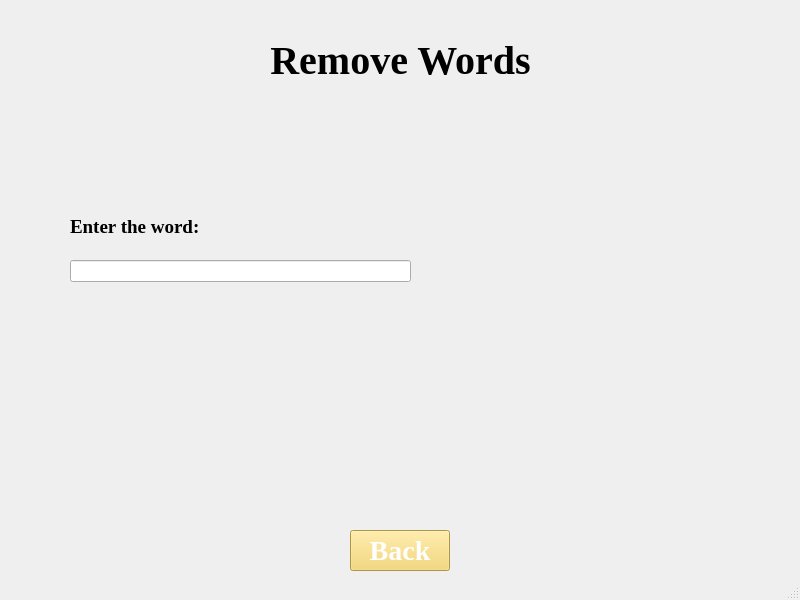
<?xml version="1.0" encoding="UTF-8"?>
<ui version="4.0">
 <class>removeWord</class>
 <widget class="QMainWindow" name="removeWord">
  <property name="geometry">
   <rect>
    <x>0</x>
    <y>0</y>
    <width>800</width>
    <height>600</height>
   </rect>
  </property>
  <property name="windowTitle">
   <string>Remove Words</string>
  </property>
  <widget class="QWidget" name="centralwidget">
   <widget class="QLabel" name="label">
    <property name="geometry">
     <rect>
      <x>0</x>
      <y>40</y>
      <width>801</width>
      <height>41</height>
     </rect>
    </property>
    <property name="font">
     <font>
      <family>Times New Roman</family>
      <pointsize>30</pointsize>
      <bold>true</bold>
     </font>
    </property>
    <property name="text">
     <string>Remove Words</string>
    </property>
    <property name="alignment">
     <set>Qt::AlignCenter</set>
    </property>
    <property name="wordWrap">
     <bool>false</bool>
    </property>
   </widget>
   <widget class="QLabel" name="label_3">
    <property name="geometry">
     <rect>
      <x>400</x>
      <y>130</y>
      <width>311</width>
      <height>341</height>
     </rect>
    </property>
    <property name="font">
     <font>
      <family>Times New Roman</family>
     </font>
    </property>
    <property name="text">
     <string/>
    </property>
    <property name="pixmap">
     <pixmap resource="resources.qrc">:/resources/dictionary-removebg-preview.png</pixmap>
    </property>
   </widget>
   <widget class="QPushButton" name="backButton">
    <property name="geometry">
     <rect>
      <x>350</x>
      <y>530</y>
      <width>100</width>
      <height>41</height>
     </rect>
    </property>
    <property name="font">
     <font>
      <family>Times New Roman</family>
      <pointsize>21</pointsize>
      <bold>true</bold>
     </font>
    </property>
    <property name="styleSheet">
     <string notr="true">background-color: #f4d35e; color: white;</string>
    </property>
    <property name="text">
     <string>Back</string>
    </property>
   </widget>
   <widget class="QWidget" name="layoutWidget">
    <property name="geometry">
     <rect>
      <x>70</x>
      <y>200</y>
      <width>341</width>
      <height>141</height>
     </rect>
    </property>
    <property name="font">
     <font>
      <family>Times New Roman</family>
     </font>
    </property>
    <layout class="QVBoxLayout" name="verticalLayout">
     <item>
      <widget class="QLabel" name="label_2">
       <property name="font">
        <font>
         <family>Times New Roman</family>
         <pointsize>14</pointsize>
         <bold>true</bold>
        </font>
       </property>
       <property name="text">
        <string>Enter the word:</string>
       </property>
       <property name="alignment">
        <set>Qt::AlignLeading|Qt::AlignLeft|Qt::AlignVCenter</set>
       </property>
       <property name="wordWrap">
        <bool>false</bool>
       </property>
      </widget>
     </item>
     <item>
      <widget class="QLineEdit" name="wordEdit">
       <property name="font">
        <font>
         <family>Times New Roman</family>
        </font>
       </property>
      </widget>
     </item>
     <item>
      <widget class="QLabel" name="resultLabel">
       <property name="font">
        <font>
         <family>Times New Roman</family>
         <pointsize>14</pointsize>
         <bold>true</bold>
        </font>
       </property>
       <property name="text">
        <string/>
       </property>
       <property name="alignment">
        <set>Qt::AlignCenter</set>
       </property>
       <property name="wordWrap">
        <bool>false</bool>
       </property>
      </widget>
     </item>
    </layout>
   </widget>
  </widget>
  <widget class="QMenuBar" name="menubar">
   <property name="geometry">
    <rect>
     <x>0</x>
     <y>0</y>
     <width>800</width>
     <height>22</height>
    </rect>
   </property>
  </widget>
  <widget class="QStatusBar" name="statusbar"/>
 </widget>
 <resources>
  <include location="resources.qrc"/>
 </resources>
 <connections/>
</ui>
